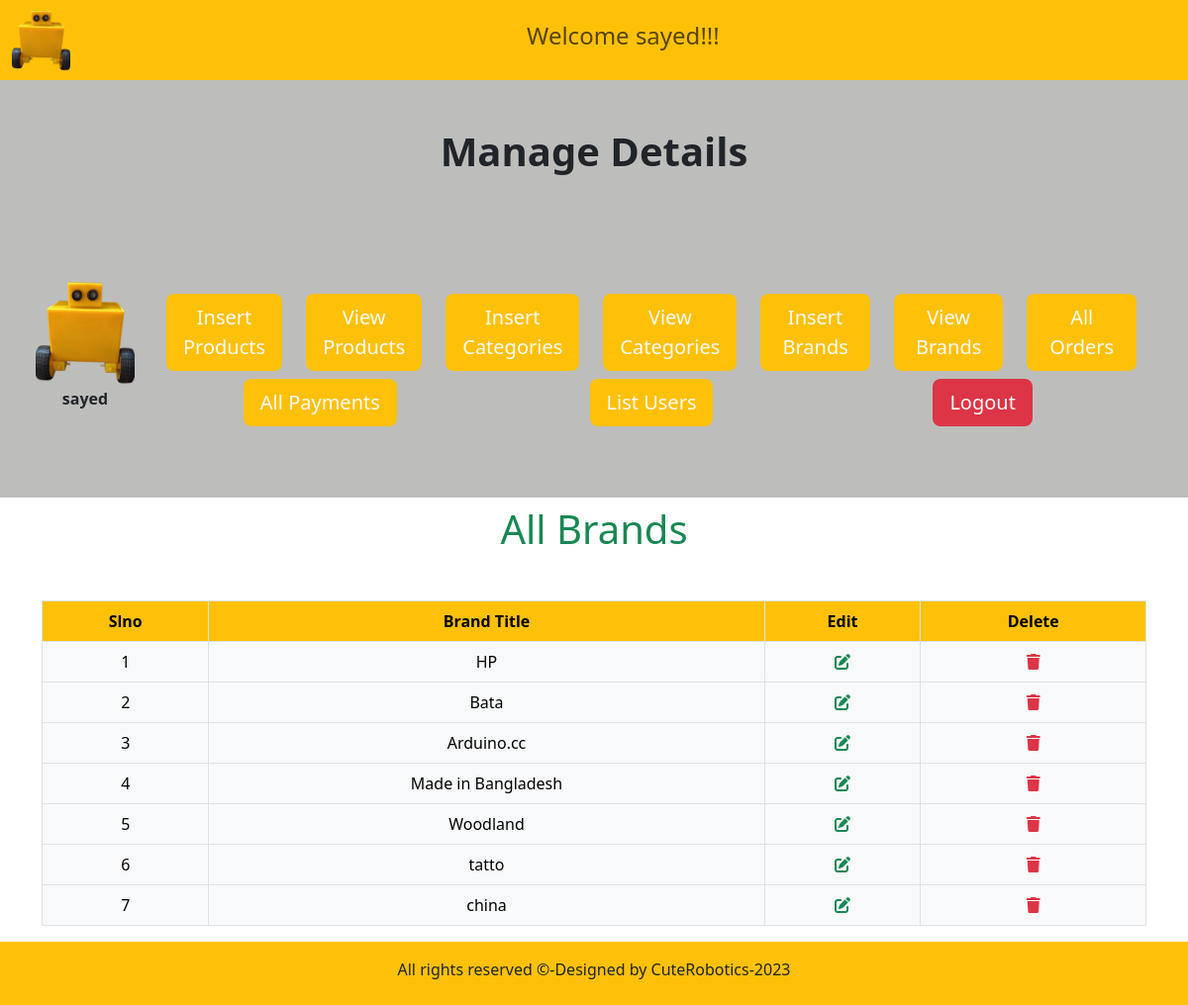
The page /1.E-commerce_website_with_php/admin/index.php?view_brand (signed in) on the database its author committed.
### tables this page shows
CREATE TABLE `brands` (
  `brand_id` int(11) NOT NULL,
  `brand_title` varchar(255) NOT NULL
);

### 1.E-commerce_website_with_php/admin/view_brands.php (the view)
<h1 class="text-center text-success">All Brands</h1>
<table class="table table-bordered mt-5">
	<thead >
		<th class="bg-warning text-center">Slno</th>
		<th class="bg-warning text-center">Brand Title</th>
		<th class="bg-warning text-center">Edit</th>
		<th class="bg-warning text-center">Delete</th>
	</thead>
	<tbody>
        <?php
         $get_brands="SELECT * FROM brands";
         $result=mysqli_query($con,$get_brands);
         $num=1;
         while ($row=mysqli_fetch_assoc($result)) {
         	$brand_id=$row['brand_id'];
         	$brand_title=$row['brand_title'];
         	       echo "
       <tr class='text-center'>
			<td class='bg-light'>$num</td>
			<td class='bg-light'>$brand_title</td>
			<td class='bg-light'>
				<a href='index.php?edit_brands=$brand_id' class='text-success'>
					<i class='fa-solid fa-pen-to-square'></i>
				</a>
			</td>
			<td class='bg-light'>
				<a href='index.php?delete_brands=$brand_id' class='text-danger' data-bs-toggle='modal' data-bs-target='#exampleModal$brand_id'>
					<i class='fa-solid fa-trash'></i>
				</a>
			</td>
		</tr>
		<div class='modal fade' id='exampleModal$brand_id' tabindex='-1' aria-labelledby='exampleModalLabel' aria-hidden='true'>
		  <div class='modal-dialog'>
		    <div class='modal-content'>
		      <div class='modal-body'>
		        <h4>Are you sure to delete this iteam?</h4>
		      </div>
		      <div class='modal-footer'>
		        <button type='button' class='btn btn-secondary' data-bs-dismiss='modal'>No</button>
		        <button type='button' class='btn btn-danger'>
		        	<a href='index.php?delete_brands=$brand_id' class='text-light text-decoration-none' >Yes
					</a>
		        </button>
		      </div>
		    </div>
		  </div>
		</div>
		";
		$num++;
         }
        ?>
	</tbody>
</table>

### 1.E-commerce_website_with_php/admin/index.php (style rules this page uses)
body { overflow-x:hidden; }

### rows shown on the page
brands: brand_title "HP"
brands: brand_title "Bata"
brands: brand_title "Arduino.cc"
brands: brand_title "Made in Bangladesh"
brands: brand_title "Woodland"
brands: brand_title "tatto"
brands: brand_title "china"

### other values the page prints
$admin_name "sayed"
